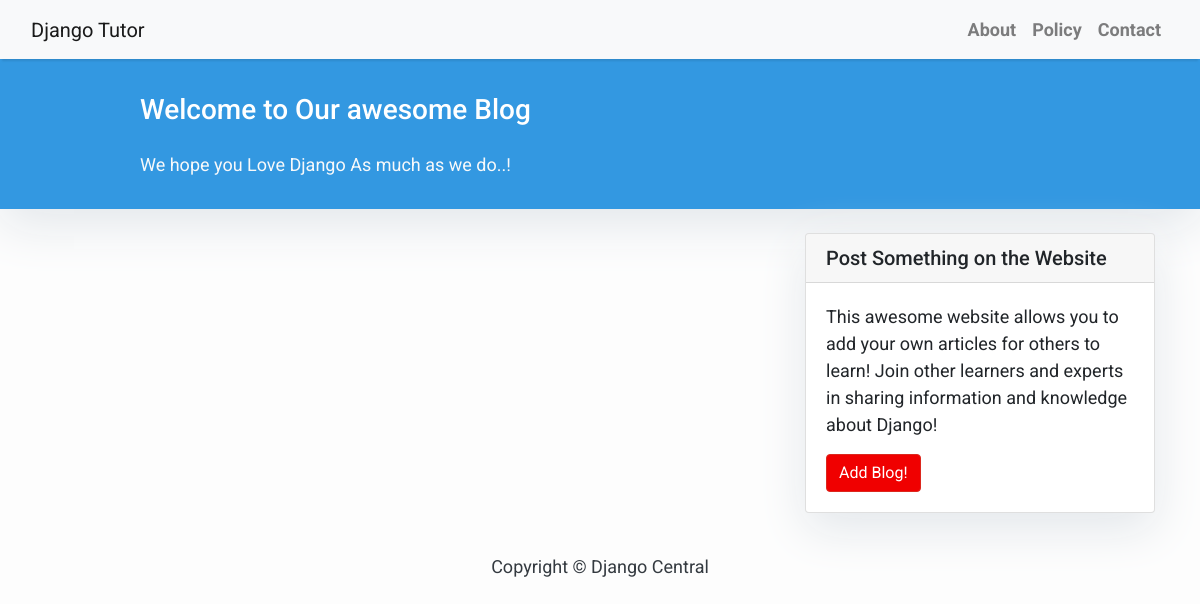
The app's page /, older data.
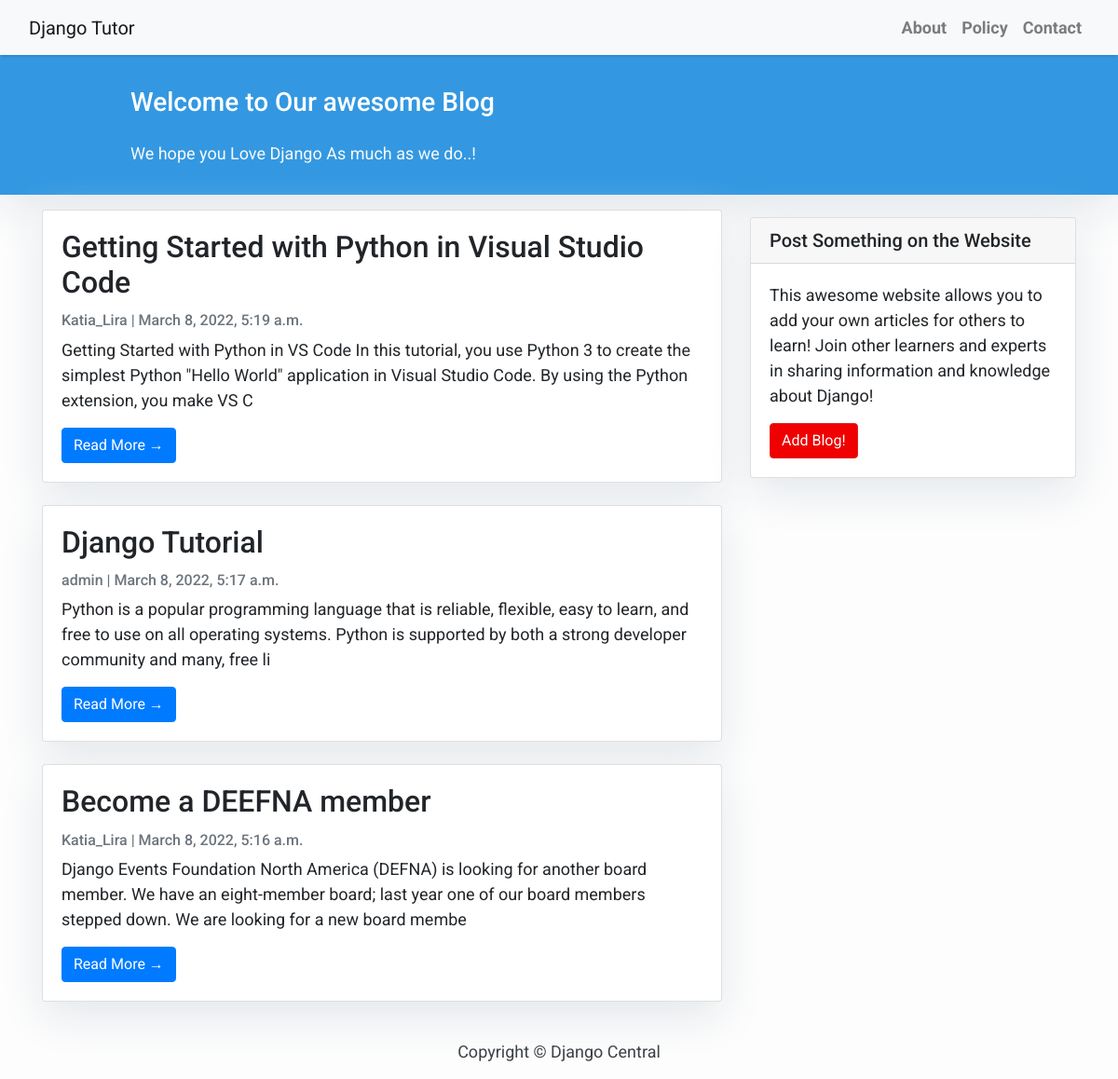
The same page, newer data.
### blog/models.py (models this page shows, shortened)
class Post (models.Model):
    title = models.CharField(max_length=500, unique=True)
    tags = models.SlugField(max_length=500, unique=True)
    author = models.ForeignKey(User, on_delete=models.CASCADE, related_name='blog_posts')
    updated_on = models.DateTimeField(auto_now=True)
    content = models.TextField()
    created_on = models.DateTimeField(auto_now_add=True)
    status = models.IntegerField(choices=STATUS, default=0)
    class Meta:
        ordering = ['created_on']

### blog/views.py (the view)
class PostList (generic.ListView):
    queryset = Post.objects.filter(status=1).order_by('-created_on')
    template_name = 'index.html'

### templates/index.html (shortened to what this page needs)
{% extends "base.html" %}
{% block content %}
<header class="masthead">
    <div class="container">
        <div class="row">
            <div class=" col-md-8 col-md-10 mx-auto">
                <div class="site-heading">
                    <h3 class=" site-heading my-4 mt-3 text-white"> Welcome to Our awesome Blog </h3>
                    <p class="text-light">We hope you Love Django As much as we do..! &nbsp
                    </p>
                </div>
            </div>
        </div>
    </div>
</header>
<div class="container">
    <div class="row">
        <div class="col-md-8 mt-3 left">
            {% for post in post_list %}
            <div class="card mb-4">
                <div class="card-body">
                    <h2 class="card-title">{{ post.title }}</h2>
                    <p class="card-text text-muted h6">{{ post.author }} | {{ post.created_on}} </p>
                    <p class="card-text">{{post.content|slice:":200" }}</p>
                    <a href="{% url 'post_detail' post.tags  %}" class="btn btn-primary">Read More &rarr;</a>
                </div>
            </div>
            {% endfor %}
        </div>
        {% block sidebar %}
        {% include 'sidebar.html' %}
        {% endblock sidebar %}
    </div>
</div>
{%endblock%}

Row changes from the older to the newer data that the page shows:
added Post: title "Getting Started with Python in Visual Studio Code", author "Katia_Lira", created_on "March 8, 2022, 5:19 a.m.", content "Getting Started with Python in VS Code In this tutorial, you use Python 3 to create the simplest Python \"Hello World\" application in Visual Studio Code. By using the Python extension, you make VS C"
added Post: title "Django Tutorial", author "admin", created_on "March 8, 2022, 5:17 a.m.", content "Python is a popular programming language that is reliable, flexible, easy to learn, and free to use on all operating systems. Python is supported by both a strong developer community and many, free li"
added Post: title "Become a DEEFNA member", author "Katia_Lira", created_on "March 8, 2022, 5:16 a.m.", content "Django Events Foundation North America (DEFNA) is looking for another board member. We have an eight-member board; last year one of our board members stepped down. We are looking for a new board membe"
